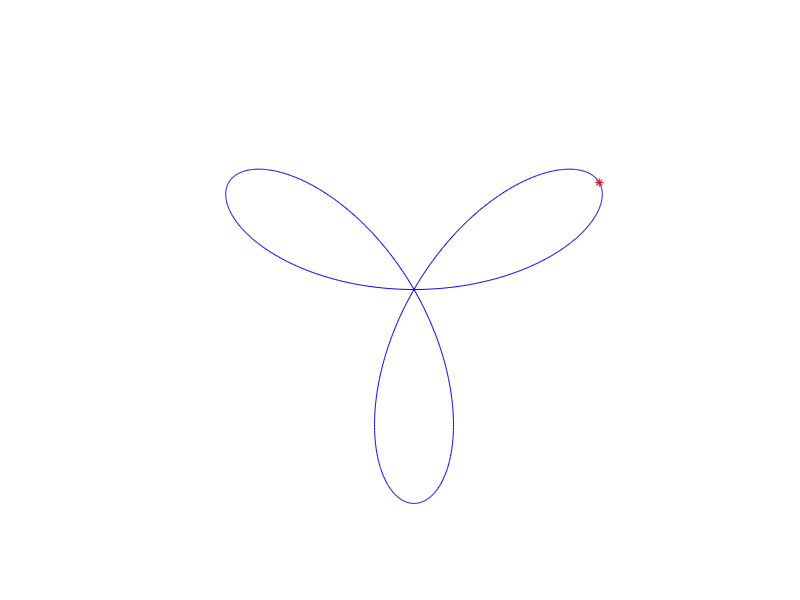
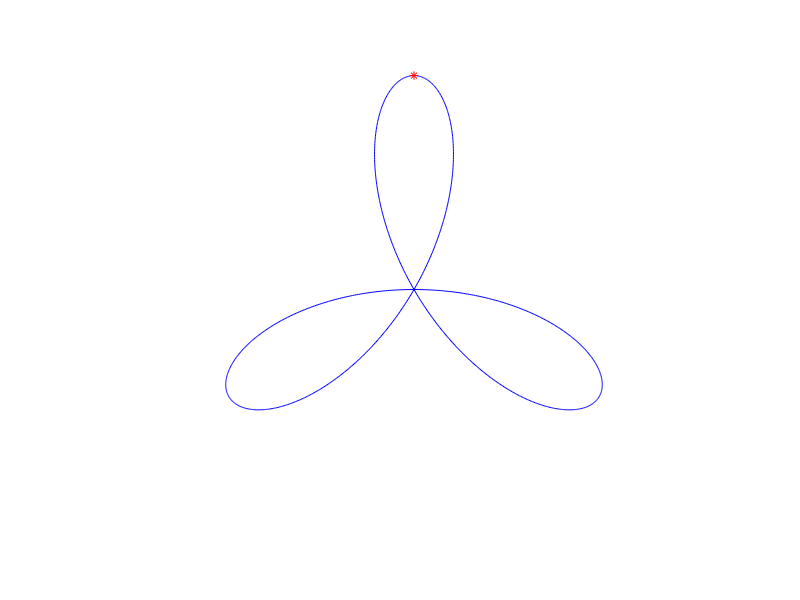

Here is the MATLAB script that generated these plots, in order:
clear; clc; close all;

% Description: Plots the Shamrock curve

x = @(t) 7*sin(3*t).*cos(t);
y = @(t) 7*sin(3*t).*sin(t);

N = 1000;
t = linspace(0,pi,N);

figure(1)
plot(x(t),y(t),'b-')
axis([-8,8,-8,8])
axis equal off

hold on
tstar = pi/6;
plot(x(tstar),y(tstar),'r*')

theta = pi/3;
Rz = [cos(theta) -sin(theta); sin(theta) cos(theta)];
figure(2)
rot = Rz*[x(t);y(t)];
plot(rot(1,:),rot(2,:),'b-')
axis([-8,8,-8,8])
axis equal off
hold on

rotp = Rz*[x(tstar);y(tstar)];
plot(rotp(1),rotp(2),'r*')
